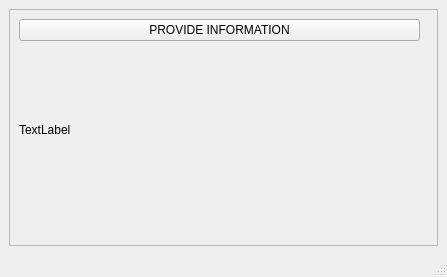
<?xml version="1.0" encoding="UTF-8"?>
<ui version="4.0">
 <class>MainWindow</class>
 <widget class="QMainWindow" name="MainWindow">
  <property name="geometry">
   <rect>
    <x>0</x>
    <y>0</y>
    <width>447</width>
    <height>277</height>
   </rect>
  </property>
  <property name="windowTitle">
   <string>MainWindow</string>
  </property>
  <widget class="QWidget" name="centralwidget">
   <layout class="QVBoxLayout" name="verticalLayout">
    <item>
     <widget class="QFrame" name="frame">
      <property name="frameShape">
       <enum>QFrame::StyledPanel</enum>
      </property>
      <property name="frameShadow">
       <enum>QFrame::Raised</enum>
      </property>
      <widget class="QPushButton" name="pushButton">
       <property name="geometry">
        <rect>
         <x>10</x>
         <y>10</y>
         <width>401</width>
         <height>22</height>
        </rect>
       </property>
       <property name="text">
        <string>PROVIDE INFORMATION</string>
       </property>
      </widget>
      <widget class="QLabel" name="label">
       <property name="geometry">
        <rect>
         <x>10</x>
         <y>110</y>
         <width>331</width>
         <height>21</height>
        </rect>
       </property>
       <property name="text">
        <string>TextLabel</string>
       </property>
      </widget>
     </widget>
    </item>
   </layout>
  </widget>
  <widget class="QMenuBar" name="menubar">
   <property name="geometry">
    <rect>
     <x>0</x>
     <y>0</y>
     <width>447</width>
     <height>21</height>
    </rect>
   </property>
  </widget>
  <widget class="QStatusBar" name="statusbar"/>
 </widget>
 <resources/>
 <connections/>
</ui>
